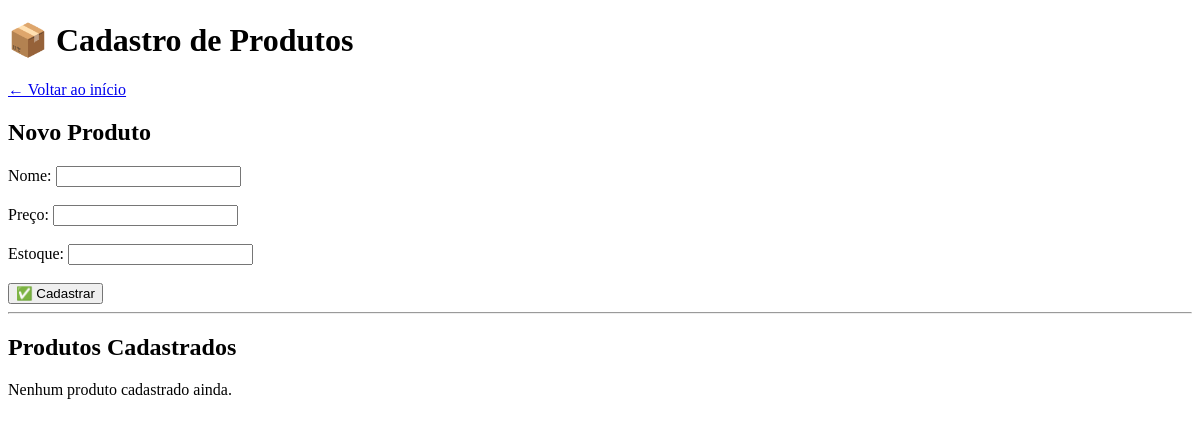
/produtos, run on an earlier commit of the app's database.
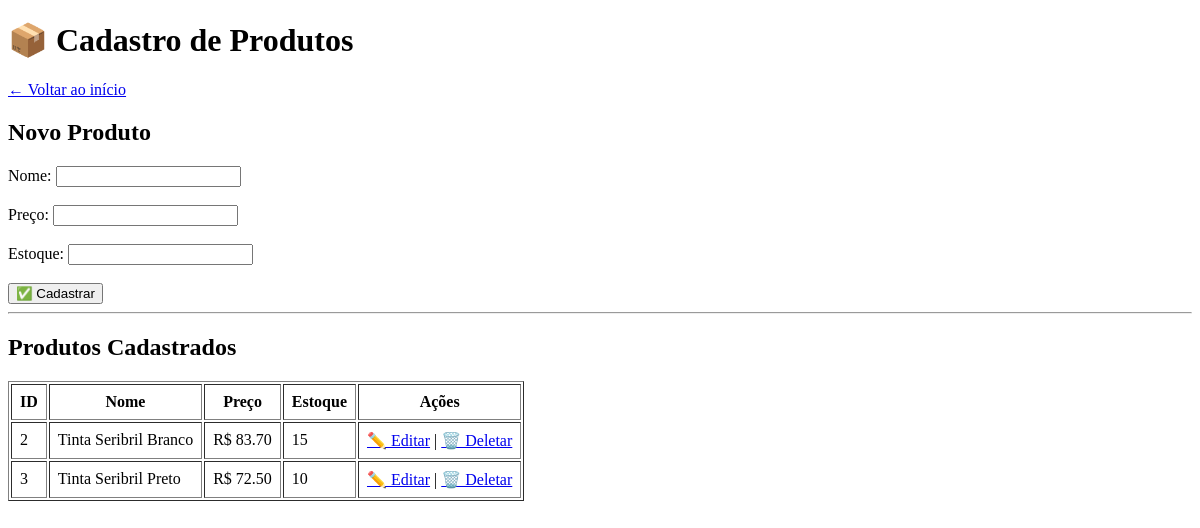
And on a later commit of the database.
### tables this page shows
CREATE TABLE produtos (id INTEGER PRIMARY KEY AUTOINCREMENT,nome_produto TEXT NOT NULL,preco REAL NOT NULL,estoque INTEGER NOT NULL DEFAULT 0);

### app.py (the view)
@app.route("/produtos")
def produtos():
    lista = banco.listar_produtos()
    return render_template("produtos.html", produtos = lista)

### banco.py (called while the page is built)
def conectar():
    return sqlite3.connect(NOME_BANCO)

def listar_produtos():
    conn = conectar()
    cursor = conn.cursor()
    cursor.execute(
        "SELECT id, nome_produto, preco, estoque FROM produtos"
    )
    produtos = cursor.fetchall()
    conn.close()
    return produtos

### templates/produtos.html (shortened to what this page needs)
<!DOCTYPE html>
<html lang="pt-br">
<head>
</head>
<body>
    <h1>📦 Cadastro de Produtos</h1>
    <a href="/">← Voltar ao início</a>
    {% if produto %}
        <h2>Editar Produto</h2>
        <form action="/produtos/atualizar" method="POST">
            <input type="hidden" name="id" value="{{ produto[0] }}">
            <label>Nome:</label>
            <input type="text" name="nome" value="{{ produto[1] }}" required><br><br>
            <label>Preço:</label>
            <input type="number" name="preco" step="0.01" value="{{ produto[2] }}" required><br><br>
            <label>Estoque:</label>
            <input type="number" name="estoque" value="{{ produto[3] }}" required><br><br>
            <button type="submit">💾 Salvar alterações</button>
        </form>
    {% else %}
        <h2>Novo Produto</h2>
        <form action="/produtos/cadastrar" method="POST">
            <label>Nome:</label>
            <input type="text" name="nome" required><br><br>
            <label>Preço:</label>
            <input type="number" name="preco" step="0.01" required><br><br>
            <label>Estoque:</label>
            <input type="number" name="estoque" required><br><br>
            <button type="submit">✅ Cadastrar</button>
        </form>
    {% endif %}
    <hr>
    <h2>Produtos Cadastrados</h2>
    {% if produtos %}
        <table border="1" cellpadding="8">
            <tr>
                <th>ID</th>
                <th>Nome</th>
                <th>Preço</th>
                <th>Estoque</th>
                <th>Ações</th>
            </tr>
            {% for p in produtos %}
            <tr>
                <td>{{ p[0] }}</td>
                <td>{{ p[1] }}</td>
                <td>R$ {{ "%.2f"|format(p[2]) }}</td>
                <td>{{ p[3] }}</td>
                <td>
                    <a href="/produtos/editar/{{ p[0] }}">✏️ Editar</a> |
                    <a href="/produtos/deletar/{{ p[0] }}"
                       onclick="return confirm('Deseja deletar este produto?')">
                       🗑️ Deletar
                    </a>
                </td>
            </tr>
            {% endfor %}
        </table>
    {% else %}
        <p>Nenhum produto cadastrado ainda.</p>
    {% endif %}
</body>
</html>

What changed in the data, as far as the page shows it:
added produtos: id "2", nome_produto "Tinta Seribril Branco", preco "83.70", estoque "15"
added produtos: id "3", nome_produto "Tinta Seribril Preto", preco "72.50", estoque "10"
Also different on the page:
text no longer shown: "Nenhum produto cadastrado ainda."
text now shown: "ID Nome Preço Estoque Ações"
